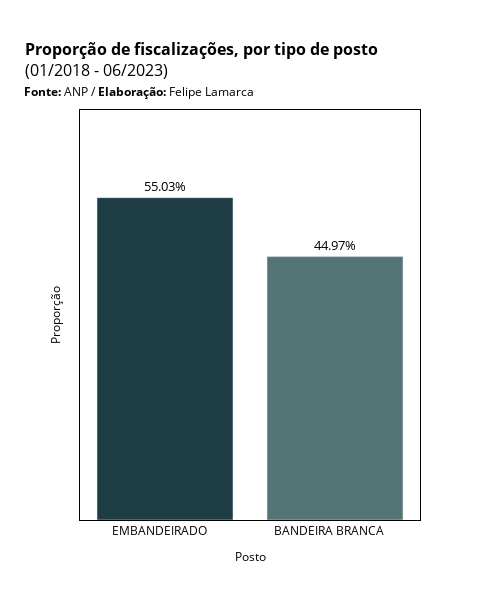

Here is the notebook cell this chart was saved with:
### Code cell
fig = px.bar(percent_bandeira,
              x = 'BANDEIRA',
              y = 'proportion',
              color = 'BANDEIRA',
              color_discrete_sequence=['rgb(29,60,67)', 'rgb(84,116,117)'],
              text = 'proportion',
              labels = {'proportion': 'Proporção', 'BANDEIRA': 'Posto'})

fig.update_layout({
    'plot_bgcolor': 'rgba(255, 255, 255, 255)',
    'paper_bgcolor': 'rgba(255, 255, 255, 255)',
    'yaxis':{'visible': True},
    'xaxis':{'type':'category'}
})

# increase top margin
fig.update_layout(margin=dict(t=110))

# add title
fig.update_layout(title_text="<b>Proporção de fiscalizações, por tipo de posto</b><br>(01/2018 - 06/2023)", 
                  font=dict(size=11.5, color='black'))

#fig.for_each_annotation(lambda a: a.update(text=a.text.split("=")[-1]))

fig.add_annotation(x=-0.17, 
                   y=1.07,
                   xref='paper', 
                   yref='paper', 
                   text='<b>Fonte:</b> ANP / <b>Elaboração:</b> Felipe Lamarca', 
                   showarrow=False, 
                   font=dict(size=12, color='black'))

fig.update_yaxes(ticksuffix = "    ",  
                 linecolor = 'black', 
                 gridcolor = 'white', 
                 mirror = True, 
                 color = 'black',
                 showticklabels = False,
                 title_font=dict(size=12, color='black'),
                 range=[0, 0.7])

fig.update_xaxes(ticksuffix = "    ",  
                 linecolor = 'black', 
                 gridcolor = 'white', 
                 mirror = True, 
                 color = 'black',
                 title_font=dict(size=12, color='black'))

fig.update_layout(width=500, 
                  height=600, 
                  showlegend=False)

fig.update_traces(texttemplate='%{text:.2%}', 
                  textposition='outside', 
                  textfont = {'color': 'black', 'size': 13})

fig.show()

fig.write_image("../images/prop-fiscalizacao.png", scale=1)

### Figure 1 — Plotly figure (JSON) as saved in the notebook; plotly's stock layout.template omitted (floating-point values rounded to 4 significant figures)
{"data": [{"alignmentgroup": "True", "hovertemplate": "Posto=%{x}<br>Proporção=%{text}<extra></extra>", "legendgroup": "EMBANDEIRADO", "marker": {"color": "rgb(29,60,67)", "pattern": {"shape": ""}}, "name": "EMBANDEIRADO", "offsetgroup": "EMBANDEIRADO", "orientation": "v", "showlegend": true, "text": [0.5503], "textfont": {"color": "black", "size": 13}, "textposition": "outside", "texttemplate": "%{text:.2%}", "type": "bar", "x": ["EMBANDEIRADO"], "xaxis": "x", "y": [0.5503], "yaxis": "y"}, {"alignmentgroup": "True", "hovertemplate": "Posto=%{x}<br>Proporção=%{text}<extra></extra>", "legendgroup": "BANDEIRA BRANCA", "marker": {"color": "rgb(84,116,117)", "pattern": {"shape": ""}}, "name": "BANDEIRA BRANCA", "offsetgroup": "BANDEIRA BRANCA", "orientation": "v", "showlegend": true, "text": [0.4497], "textfont": {"color": "black", "size": 13}, "textposition": "outside", "texttemplate": "%{text:.2%}", "type": "bar", "x": ["BANDEIRA BRANCA"], "xaxis": "x", "y": [0.4497], "yaxis": "y"}], "layout": {"annotations": [{"font": {"color": "black", "size": 12}, "showarrow": false, "text": "<b>Fonte:</b> ANP / <b>Elaboração:</b> Felipe Lamarca", "x": -0.17, "xref": "paper", "y": 1.07, "yref": "paper"}], "barmode": "relative", "font": {"color": "black", "size": 11.5}, "height": 600, "legend": {"title": {"text": "Posto"}, "tracegroupgap": 0}, "margin": {"t": 110}, "paper_bgcolor": "rgba(255, 255, 255, 255)", "plot_bgcolor": "rgba(255, 255, 255, 255)", "showlegend": false, "title": {"text": "<b>Proporção de fiscalizações, por tipo de posto</b><br>(01/2018 - 06/2023)"}, "width": 500, "xaxis": {"anchor": "y", "categoryarray": ["EMBANDEIRADO", "BANDEIRA BRANCA"], "categoryorder": "array", "color": "black", "domain": [0, 1], "gridcolor": "white", "linecolor": "black", "mirror": true, "ticksuffix": "    ", "title": {"font": {"color": "black", "size": 12}, "text": "Posto"}, "type": "category"}, "yaxis": {"anchor": "x", "color": "black", "domain": [0, 1], "gridcolor": "white", "linecolor": "black", "mirror": true, "range": [0, 0.7], "showticklabels": false, "ticksuffix": "    ", "title": {"font": {"color": "black", "size": 12}, "text": "Proporção"}, "visible": true}}}
